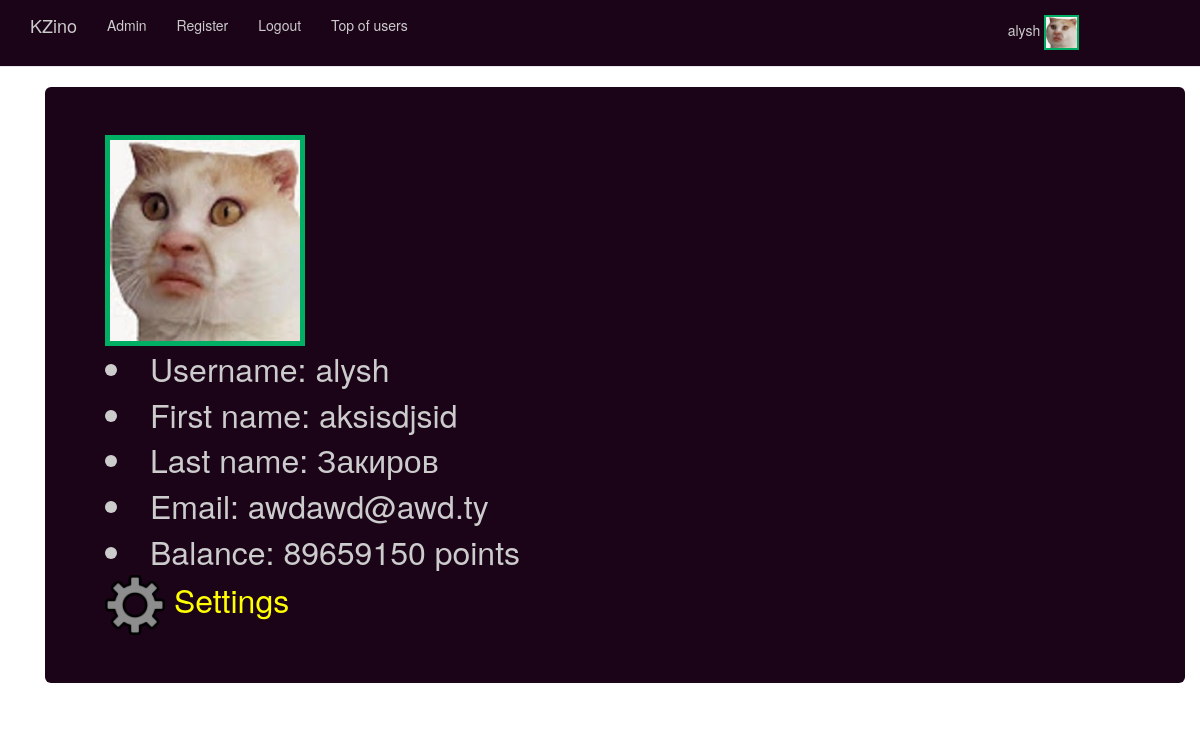
Screenshot of /Menu/private/ (signed in) with the database file from the repository.
### Menu/models.py (models this page shows, shortened)
class CustomUser(AbstractUser):
    first_name = models.CharField(max_length=200)
    last_name = models.CharField(max_length=200)
    email = models.EmailField()
    initial_balance = models.IntegerField(default=50000)
    profile_pic = models.ImageField(upload_to='profile_pics', default='profile_pics/default.jpg')
    is_banned = models.BooleanField(default=False)
    class BJboard:
        dh = list()
        ph = list()
        deck = list()
        started = False
        bet = int()
        dd = False
        banDD = False
        WJ = False
    class PT:
        started = False
        indexes_i = list()
        indexes_j = list()
        slideshow = list()
        finished = False
    class Roulette:
        message = str()
        bet = int()
        fields = dict.fromkeys([i for i in range(37)], 0)
        threePart = dict.fromkeys([1, 2, 3], 0)
        twoPart = dict.fromkeys([1, 2], 0)
        color = dict.fromkeys([1, 2], 0)
        parity = dict.fromkeys([1, 2], 0)
        row = dict.fromkeys([1, 2, 3], 0)
        all_bets = int()
        slideshow = list()
        index = int()
        started = False
        finished = False
    class Ska4ki:
        started = False
        bet1 = int()
        bet2 = int()
        bet3 = int()
        bet4 = int()
        bet5 = int()
        betALLDIE = int()
        betALLALIVE = int()
    class Slot:
        baraban_1 = []
        baraban_2 = []
        baraban_3 = []
        baraban_4 = []
        baraban_5 = []
        count = randint(10, 20)
        balance_destroyer = 0
        new_slot = [[],[],[]]

### Menu/views.py (the view)
# urls.py: url(r'private/$', views.Cabinet, name="Cabinet"),
def Cabinet(request):
    return render(request, 'Menu/PrivateOffice.html')

### templates/Menu/PrivateOffice.html (shortened to what this page needs)
{% extends "Menu/base.html" %}
{% block body_block %}
  <div class="container">
    <div class="jumbotron " style="background-color:#1b0318; color:#CCCCCC;">
 <font size="6" >
     {% if user.profile_pic %}
      <img src="{{user.profile_pic.url}} " width="200" height="211" class="border" />
     {% endif %}
         <li>Username: {{user.username}}</li>
        <li>First name: {{user.first_name}}</li>
        <li>Last name: {{user.last_name}}</li>
        <li>Email: {{user.email}}</li>
        <li>Balance: {{user.initial_balance}} points</li>
 <a href="{% url 'Menu:Settings' %}"> <img src="/static/sett.png/ "  width="60" height="60" />  </a><font size="6" color="yellow" >Settings</font>
 </font>
    </div>
  </div>
{% endblock %}

### templates/Menu/base.html (shortened to what this page needs)
<!DOCTYPE html>
<html>
  <head>
    <link rel="stylesheet" href="https://maxcdn.bootstrapcdn.com/bootstrap/3.3.7/css/bootstrap.min.css">
  </head>
  <body>
  {% if user.is_banned %}
  {% else %}
   <nav class="navbar navbar-default navbar-static-top" style="background-color:#1b0318; color:#CCCCCC;">
      <div class="container">
        <ul class="nav navbar-nav" style="background-color:#1b0318; color:#CCCCCC;">
          <li><a class="navbar-brand" style="color:#CCCCCC;" href="{% url 'index' %}">KZino</a></li>
          <li><a class="navbar-link"style="color:#CCCCCC;" href="{% url 'admin:index' %}">Admin</a></li>
          <li><a class="navbar-link"style="color:#CCCCCC;" href="{% url 'Menu:register' %}">Register</a></li>
          {% if user.is_authenticated %}
            <li><a href="{% url 'logout' %}" style="color:#CCCCCC;">Logout</a></li>
          {% else %}
            <li><a class="navbar-link"style="color:#CCCCCC;" href="{% url 'Menu:user_login' %}">Login</a></li>
          {% endif %}
            <li><a class="navbar-link"style="color:#CCCCCC;" href="{% url 'Menu:TopU' %}"> Top of users </a></li>
             <li><a class="navbar-link"style="color:#CCCCCC;">  </a></li>
             <li><a class="navbar-link"style="color:#CCCCCC;">  </a></li>
            <li><a class="navbar-link"style="color:#CCCCCC;">  </a></li>
            <li><a class="navbar-link"style="color:#CCCCCC;">  </a></li>
            <li><a class="navbar-link"style="color:#CCCCCC;">  </a></li>
            <li><a class="navbar-link"style="color:#CCCCCC;">  </a></li>
            <li><a class="navbar-link"style="color:#CCCCCC;">  </a></li>
            <li><a class="navbar-link"style="color:#CCCCCC;">  </a></li>
            <li><a class="navbar-link"style="color:#CCCCCC;">  </a></li>
            <li><a class="navbar-link"style="color:#CCCCCC;">  </a></li>
            <li><a class="navbar-link"style="color:#CCCCCC;">  </a></li>
            <li><a class="navbar-link"style="color:#CCCCCC;">  </a></li>
            <li><a class="navbar-link"style="color:#CCCCCC;">  </a></li>
            <li><a class="navbar-link"style="color:#CCCCCC;">  </a></li>
            <li><a class="navbar-link"style="color:#CCCCCC;">  </a></li>
            <li><a class="navbar-link"style="color:#CCCCCC;">  </a></li>
            <li><a class="navbar-link"style="color:#CCCCCC;">  </a></li>
            <li><a class="navbar-link"style="color:#CCCCCC;">  </a></li>
            <li><a class="navbar-link"style="color:#CCCCCC;">  </a></li>
            {% if user.is_authenticated %}
            <li><a class="navbar-link"style="color:#CCCCCC;" href="{% url 'Menu:Cabinet' %}">  {{user.username}} <img src="{{user.profile_pic.url}} " width="35" height="35" class="border1" /> </a>
   </li>
            {% endif %}
{% endif %}
</ul>
      </div>
    </nav>
    <div class="container">
    {% block body_block %}
    {% endblock %}
    </div>
  </body>
</html>

### templates/Menu/base.html (style rules this page uses)
.border1 { border: 2px solid #00af64; }
.navbar { height: 67px !important; }
body { background-image:url(/static/b1.jpg) }

### templates/Menu/PrivateOffice.html (style rules this page uses)
.border { border: 5px solid #00af64; }

### rows the page displays
CustomUser: username "alysh", profile_pic (picture), first_name "aksisdjsid", last_name "Закиров", email "awdawd@awd.ty", initial_balance "89659150"
